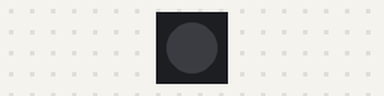
This sketch was run on a simulated ATtiny85, built with avr-gcc and run on an emulated ATtiny85. Parts: 1 RGB LEDs in strip order, left to right. Dim RGB values are drawn brighter than linear.

Above: at 0.15 s.
At 10.28 s:
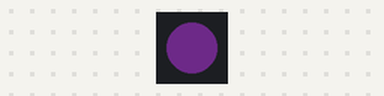
At 16.3 s:
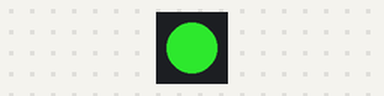
At 38.27 s:
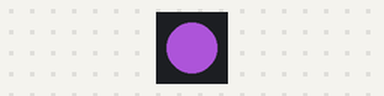
Timing chart, 0 to 40.0 s (numbered marks = the images above):
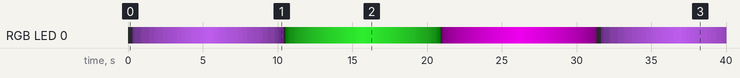

The sketch:

trinketSkullPulse.ino
```cpp
#include <Adafruit_NeoPixel.h>
#ifdef __AVR__
  #include <avr/power.h>
#endif

#define PIN 1

Adafruit_NeoPixel strip = Adafruit_NeoPixel(1, PIN, NEO_GRB + NEO_KHZ800);

int waitTime = 20;

void setup() {
  // for trinket 5V
  #if defined (__AVR_ATtiny85__)
    if (F_CPU == 16000000) clock_prescale_set(clock_div_1);
  #endif
  // end Trinket code

  strip.begin();
  strip.setBrightness(200);
  strip.show(); // initiates all pixels to 'off'
}

void loop() {
  fadeInAndOut(203, 100, 254, waitTime); // darkorchid
  fadeInAndOut(50, 255, 50, waitTime); // LimeGreen
  fadeInAndOut(255, 0, 255, waitTime); // darkMagenta

}
// Fade a pixel in and out
void fadeInAndOut(uint8_t red, uint8_t green, uint8_t blue, uint8_t wait) {
  for(uint8_t b=0; b <255; b++) {
    for(uint8_t i=0; i < strip.numPixels(); i++) {
      strip.setPixelColor(i, red*b/255, green*b/255, blue*b/255);
    }
    strip.show();
    delay(wait);
  };
  for(uint8_t b=255; b > 0; b--) {
    for(uint8_t i=0; i < strip.numPixels(); i++) {
      strip.setPixelColor(i, red*b/255, green*b/255, blue*b/255);
    }
    strip.show();
    delay(wait);
  };
};
```
